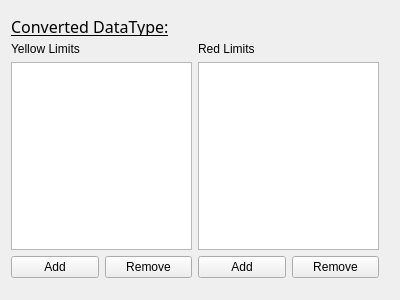
<?xml version="1.0" encoding="UTF-8"?>
<ui version="4.0">
 <class>limitSetter</class>
 <widget class="QWidget" name="limitSetter">
  <property name="geometry">
   <rect>
    <x>0</x>
    <y>0</y>
    <width>400</width>
    <height>300</height>
   </rect>
  </property>
  <property name="windowTitle">
   <string>Limit Setter</string>
  </property>
  <layout class="QGridLayout" name="gridLayout">
   <item row="0" column="0">
    <layout class="QVBoxLayout" name="verticalLayout_3">
     <property name="topMargin">
      <number>5</number>
     </property>
     <property name="bottomMargin">
      <number>5</number>
     </property>
     <item>
      <widget class="QLabel" name="label_3">
       <property name="maximumSize">
        <size>
         <width>16777215</width>
         <height>20</height>
        </size>
       </property>
       <property name="font">
        <font>
         <family>Sans Serif Collection</family>
         <pointsize>12</pointsize>
         <underline>true</underline>
        </font>
       </property>
       <property name="text">
        <string>Converted DataType:</string>
       </property>
      </widget>
     </item>
     <item>
      <layout class="QHBoxLayout" name="horizontalLayout">
       <property name="rightMargin">
        <number>10</number>
       </property>
       <item>
        <layout class="QVBoxLayout" name="verticalLayout">
         <property name="rightMargin">
          <number>0</number>
         </property>
         <item>
          <widget class="QLabel" name="label">
           <property name="text">
            <string>Yellow Limits</string>
           </property>
          </widget>
         </item>
         <item>
          <widget class="QTableWidget" name="tableWidget"/>
         </item>
         <item>
          <layout class="QHBoxLayout" name="horizontalLayout_2">
           <property name="bottomMargin">
            <number>6</number>
           </property>
           <item>
            <widget class="QPushButton" name="pushButton">
             <property name="text">
              <string>Add</string>
             </property>
            </widget>
           </item>
           <item>
            <widget class="QPushButton" name="pushButton_2">
             <property name="text">
              <string>Remove</string>
             </property>
            </widget>
           </item>
          </layout>
         </item>
        </layout>
       </item>
       <item>
        <layout class="QVBoxLayout" name="verticalLayout_2">
         <item>
          <widget class="QLabel" name="label_2">
           <property name="text">
            <string>Red Limits</string>
           </property>
          </widget>
         </item>
         <item>
          <widget class="QTableWidget" name="tableWidget_2"/>
         </item>
         <item>
          <layout class="QHBoxLayout" name="horizontalLayout_3">
           <property name="bottomMargin">
            <number>6</number>
           </property>
           <item>
            <widget class="QPushButton" name="pushButton_4">
             <property name="text">
              <string>Add</string>
             </property>
            </widget>
           </item>
           <item>
            <widget class="QPushButton" name="pushButton_3">
             <property name="text">
              <string>Remove</string>
             </property>
            </widget>
           </item>
          </layout>
         </item>
        </layout>
       </item>
      </layout>
     </item>
    </layout>
   </item>
  </layout>
 </widget>
 <resources/>
 <connections/>
</ui>
